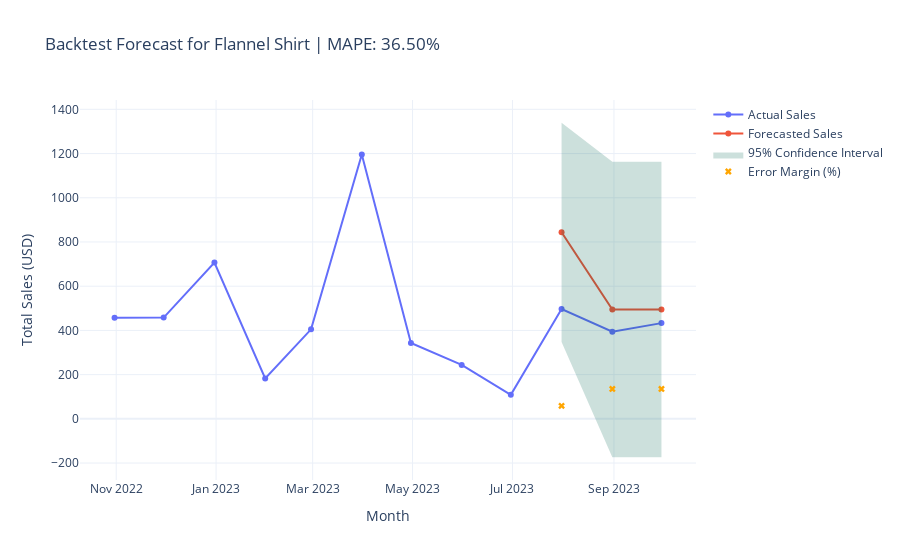

Notebook code for this chart:
### Markdown cell above
## BELOW ARE THE UPDATED ARIMA FORECASTING ERROR + ERROR GRAPH CODE BLOCKS

### Code cell
# Step 1: Monthly sales summary
monthly_sales = df.groupby(['item', 'month']).agg(
    Total_Sales=('amount_usd', 'sum')
).reset_index()

# Step 2: Forecasting function with train/test split
def forecast_item(item_name):
    item_data = monthly_sales[monthly_sales['item'] == item_name].copy()
    item_data = item_data.set_index('month').resample('M').sum().fillna(0)

    if len(item_data) < 12:
        print(f"Not enough data for {item_name}")
        return

    # Split into 80% train, 20% test
    split_idx = int(len(item_data) * 0.8)
    train = item_data.iloc[:split_idx]
    test = item_data.iloc[split_idx:]

    try:
        model = ARIMA(train['Total_Sales'], order=(0, 0, 1))
        model_fit = model.fit()
        forecast_result = model_fit.get_forecast(steps=len(test))
    except Exception as e:
        print(f"Forecast failed for '{item_name}': {e}")
        return

    forecast_mean = forecast_result.predicted_mean
    conf_int = forecast_result.conf_int(alpha=0.05)
    forecast_index = test.index

    # Error margin in %
    margin_error = ((conf_int.iloc[:, 1] - conf_int.iloc[:, 0]) / (2 * forecast_mean.abs())) * 100
    abs_error = (forecast_mean - test['Total_Sales']).abs()
    mape = (abs_error / test['Total_Sales'].replace(0, np.nan)).mean() * 100

    # Plot
    fig = go.Figure()

    fig.add_trace(go.Scatter(
        x=item_data.index, y=item_data['Total_Sales'],
        mode='lines+markers', name='Actual Sales'
    ))

    fig.add_trace(go.Scatter(
        x=forecast_index, y=forecast_mean,
        mode='lines+markers', name='Forecasted Sales',
        hovertemplate='Forecast: %{y:.2f}<br>Date: %{x|%b %Y}<extra></extra>'
    ))

    fig.add_trace(go.Scatter(
        x=forecast_index.tolist() + forecast_index[::-1].tolist(),
        y=conf_int.iloc[:, 0].tolist() + conf_int.iloc[:, 1][::-1].tolist(),
        fill='toself',
        fillcolor='rgba(0,100,80,0.2)',
        line=dict(color='rgba(255,255,255,0)'),
        hoverinfo="skip",
        showlegend=True,
        name='95% Confidence Interval'
    ))

    fig.add_trace(go.Scatter(
        x=forecast_index, y=margin_error,
        mode='markers',
        name='Error Margin (%)',
        marker=dict(symbol='x', color='orange'),
        hovertemplate='Error Margin: %{y:.2f}%<br>Date: %{x|%b %Y}<extra></extra>'
    ))

    fig.update_layout(
        title=f"Backtest Forecast for {item_name} | MAPE: {mape:.2f}%",
        xaxis_title="Month",
        yaxis_title="Total Sales (USD)",
        template="plotly_white"
    )

    fig.show()

# Example usage
forecast_item("Flannel Shirt")

### Figure 1 — Plotly figure (JSON) as saved in the notebook; plotly's stock layout.template omitted (floating-point values rounded to 4 significant figures)
{"data": [{"mode": "lines+markers", "name": "Actual Sales", "type": "scatter", "x": ["2022-10-31T00:00:00", "2022-11-30T00:00:00", "2022-12-31T00:00:00", "2023-01-31T00:00:00", "2023-02-28T00:00:00", "2023-03-31T00:00:00", "2023-04-30T00:00:00", "2023-05-31T00:00:00", "2023-06-30T00:00:00", "2023-07-31T00:00:00", "2023-08-31T00:00:00", "2023-09-30T00:00:00"], "y": [457, 458, 707, 183, 405, 1196, 343, 244, 109, 497, 394, 433]}, {"hovertemplate": "Forecast: %{y:.2f}<br>Date: %{x|%b %Y}<extra></extra>", "mode": "lines+markers", "name": "Forecasted Sales", "type": "scatter", "x": ["2023-07-31T00:00:00", "2023-08-31T00:00:00", "2023-09-30T00:00:00"], "y": [843.7, 494.5, 494.5]}, {"fill": "toself", "fillcolor": "rgba(0,100,80,0.2)", "hoverinfo": "skip", "line": {"color": "rgba(255,255,255,0)"}, "name": "95% Confidence Interval", "showlegend": true, "type": "scatter", "x": ["2023-07-31T00:00:00", "2023-08-31T00:00:00", "2023-09-30T00:00:00", "2023-09-30T00:00:00", "2023-08-31T00:00:00", "2023-07-31T00:00:00"], "y": [348.2, -173.7, -173.7, 1163.0, 1163.0, 1339.0]}, {"hovertemplate": "Error Margin: %{y:.2f}%<br>Date: %{x|%b %Y}<extra></extra>", "marker": {"color": "orange", "symbol": "x"}, "mode": "markers", "name": "Error Margin (%)", "type": "scatter", "x": ["2023-07-31T00:00:00", "2023-08-31T00:00:00", "2023-09-30T00:00:00"], "y": [58.74, 135.1, 135.1]}], "layout": {"title": {"text": "Backtest Forecast for Flannel Shirt | MAPE: 36.50%"}, "xaxis": {"title": {"text": "Month"}}, "yaxis": {"title": {"text": "Total Sales (USD)"}}}}
